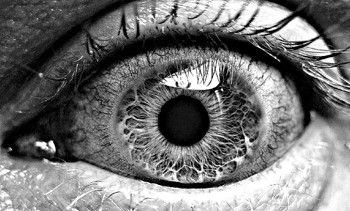
#> input picture Problem 04/eye.jpg, 350 x 211 px
$ python problem_4.py
#> lines starting #> are read from the running program, lines starting #| are printed output that depends on the picture
__author__ = 'Suvojit Manna'

#Write a program to apply power law transformation on a grayscale image varying parameter range to produced different output images for the same input image.

import cv2
from matplotlib import pyplot as plt
import numpy as np

image = cv2.imread("eye.jpg",cv2.COLOR_BGR2GRAY)
#> image is the input picture: shape (211, 350, 3); min 0, max 255, mean 115
cv2.imshow("Input",image)
image = image.astype(np.uint64)
c=6
gamma = [0.05, 0.2, 0.67, 1.5, 2.5]
for g in gamma:
    img = c*np.power(image,g)
    img = img.astype(np.uint8)
    cv2.imshow("Output="+str(g),+img)
#> this loop made 5 passes
#> pass 1, `img = c*np.power(image,g)`:
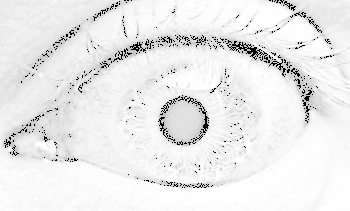
#> img: shape (211, 350, 3) float64; min 0, max 7.92, mean 7.28; drawn with min black and max white
#> pass 1, `img = img.astype(np.uint8)`:
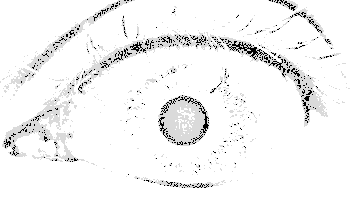
#> img: shape (211, 350, 3); min 0, max 7, mean 6.7; drawn with min black and max white
#> pass 2, `img = c*np.power(image,g)`:
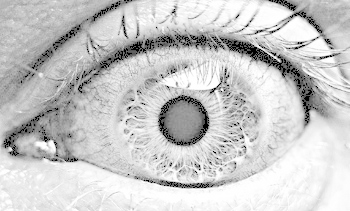
#> img: shape (211, 350, 3) float64; min 0, max 18.17, mean 14.32; drawn with min black and max white
cv2.waitKey(0)
